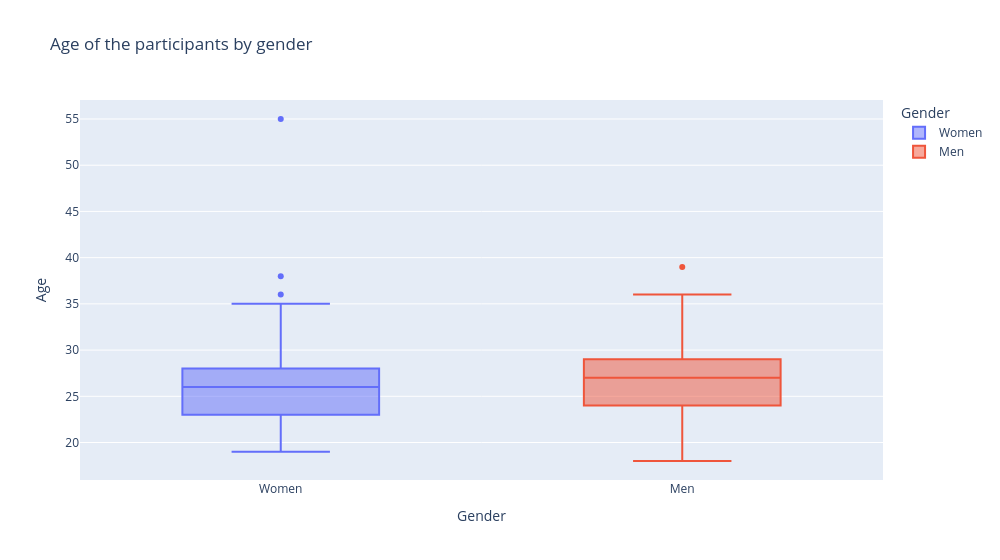

The notebook cell this image was saved under:
### Code cell
fig = px.box(persons, x="gender_label", y="age", color="gender_label",
             title="Age of the participants by gender",
             labels={"gender_label": "Gender", "age": "Age"})
fig.update_layout(width=1000)
fig.show()

### Figure 1 — Plotly figure (JSON) as saved in the notebook; plotly's stock layout.template omitted (floating-point values rounded to 4 significant figures; data arrays with more than 128 entries replaced by an {"elided": "..."} marker saying what was removed)
{"data": [{"alignmentgroup": "True", "hovertemplate": "Gender=%{x}<br>Age=%{y}<extra></extra>", "legendgroup": "Women", "marker": {"color": "#636efa"}, "name": "Women", "notched": false, "offsetgroup": "Women", "orientation": "v", "showlegend": true, "type": "box", "x": {"elided": "223 str values"}, "x0": " ", "xaxis": "x", "y": {"elided": "223 float values"}, "y0": " ", "yaxis": "y"}, {"alignmentgroup": "True", "hovertemplate": "Gender=%{x}<br>Age=%{y}<extra></extra>", "legendgroup": "Men", "marker": {"color": "#EF553B"}, "name": "Men", "notched": false, "offsetgroup": "Men", "orientation": "v", "showlegend": true, "type": "box", "x": {"elided": "226 str values"}, "x0": " ", "xaxis": "x", "y": {"elided": "226 float values"}, "y0": " ", "yaxis": "y"}], "layout": {"boxmode": "overlay", "legend": {"title": {"text": "Gender"}, "tracegroupgap": 0}, "title": {"text": "Age of the participants by gender"}, "width": 1000, "xaxis": {"anchor": "y", "categoryarray": ["Women", "Men"], "categoryorder": "array", "domain": [0, 1], "title": {"text": "Gender"}}, "yaxis": {"anchor": "x", "domain": [0, 1], "title": {"text": "Age"}}}}
